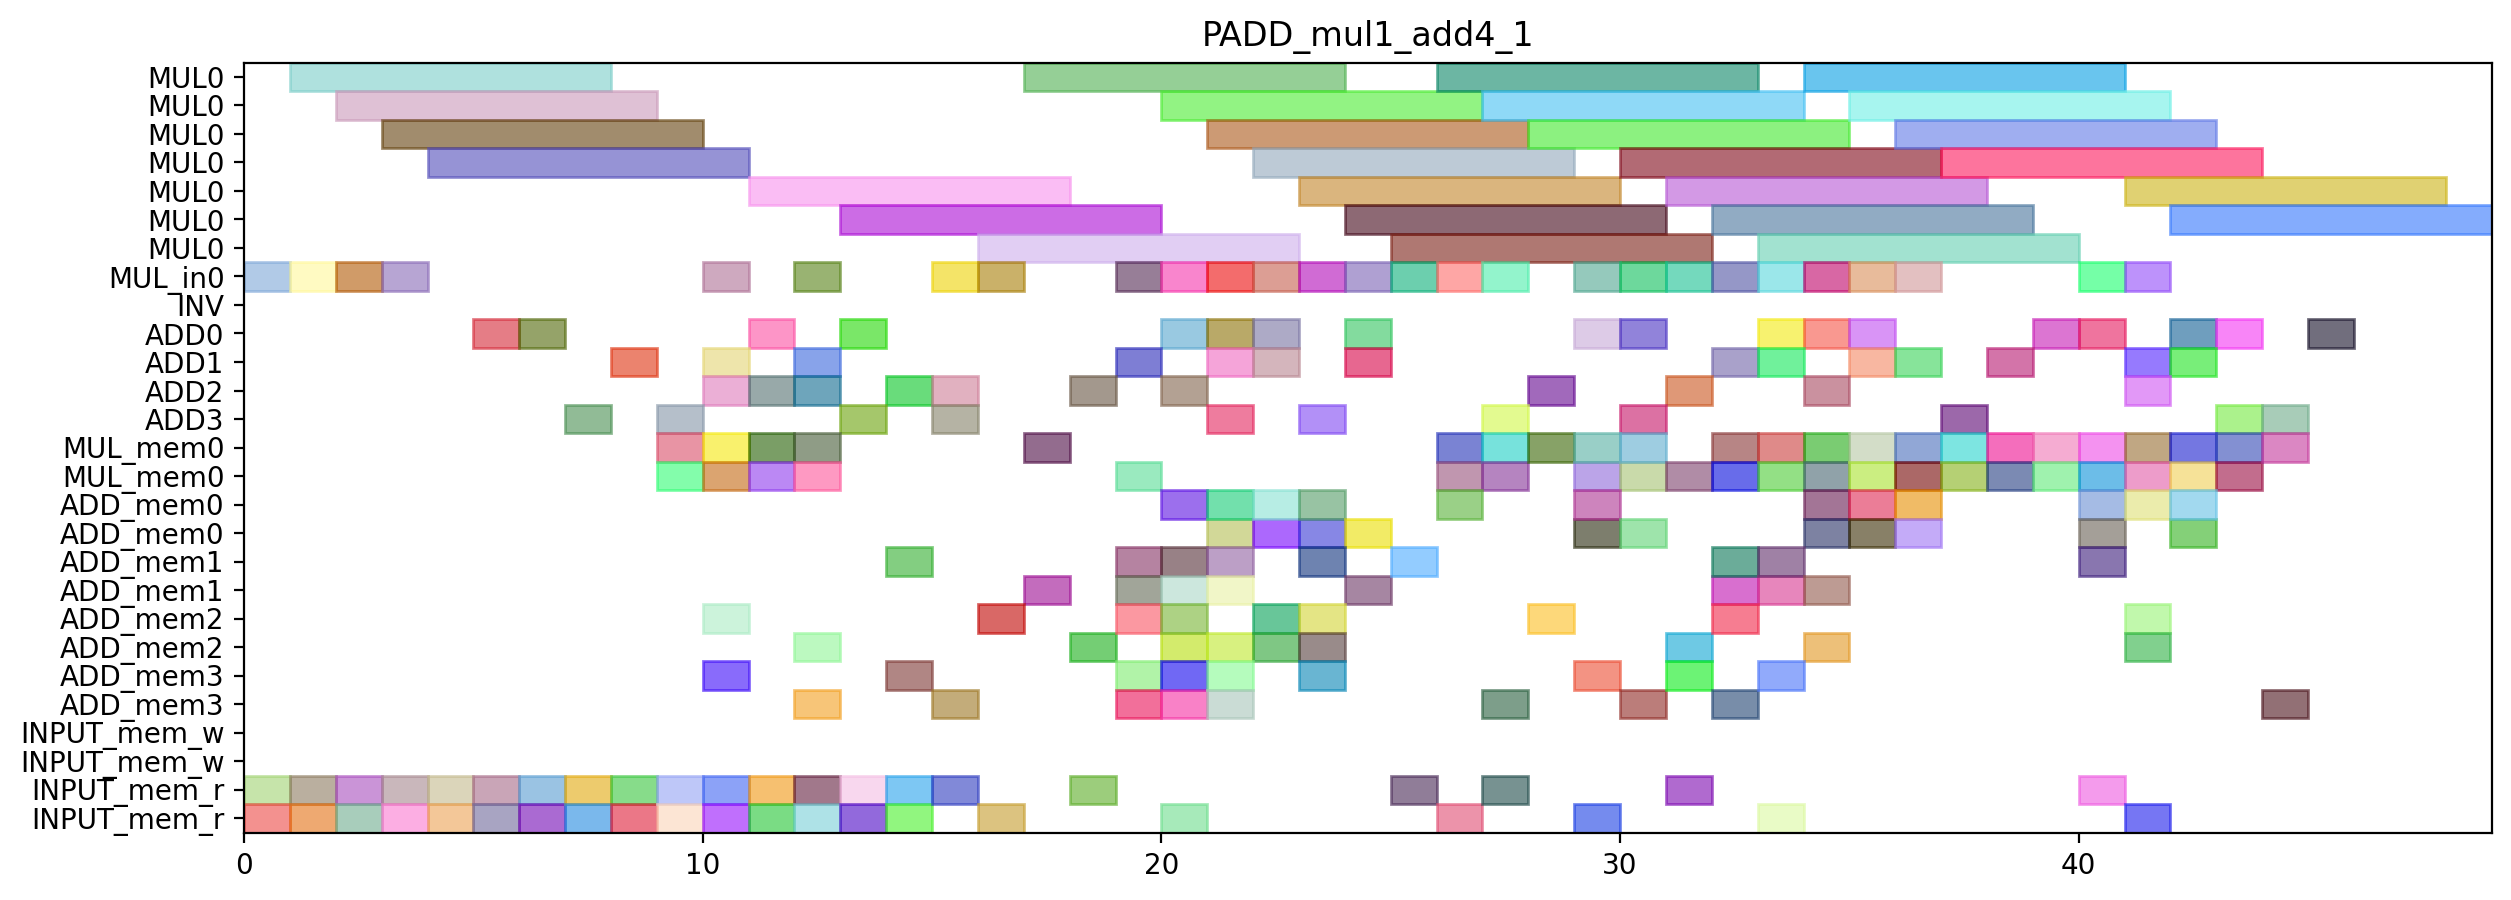

The script that drew this image:
from pyschedule import Scenario, solvers, plotters, alt


def solve():
	horizon = 105
	S = Scenario("PADD_mul1_add4_1", horizon=horizon)

	# resource
	MUL = S.Resources('MUL', num=1, size=7)
	MUL_in = S.Resources('MUL_in', num=1)
	INV = S.Resource('INV')
	ADD = S.Resources('ADD', num=4, periods=range(1, horizon))
	MUL_mem = S.Resources('MUL_mem', num=1, size=2)
	ADD_mem = S.Resources('ADD_mem', num=4, size=2)
	INPUT_mem_w = S.Resource('INPUT_mem_w', size=2)
	INPUT_mem_r = S.Resource('INPUT_mem_r', size=2)

	# result of previous scheduling
	t0_t1_in = S.Task('t0_t1_in', length=1, delay_cost=1)
	S += t0_t1_in >= 0
	t0_t1_in += MUL_in[0]

	t0_t1_mem0 = S.Task('t0_t1_mem0', length=1, delay_cost=1)
	S += t0_t1_mem0 >= 0
	t0_t1_mem0 += INPUT_mem_r

	t0_t1_mem1 = S.Task('t0_t1_mem1', length=1, delay_cost=1)
	S += t0_t1_mem1 >= 0
	t0_t1_mem1 += INPUT_mem_r

	t0_t1 = S.Task('t0_t1', length=7, delay_cost=1)
	S += t0_t1 >= 1
	t0_t1 += MUL[0]

	t2_t0_in = S.Task('t2_t0_in', length=1, delay_cost=1)
	S += t2_t0_in >= 1
	t2_t0_in += MUL_in[0]

	t2_t0_mem0 = S.Task('t2_t0_mem0', length=1, delay_cost=1)
	S += t2_t0_mem0 >= 1
	t2_t0_mem0 += INPUT_mem_r

	t2_t0_mem1 = S.Task('t2_t0_mem1', length=1, delay_cost=1)
	S += t2_t0_mem1 >= 1
	t2_t0_mem1 += INPUT_mem_r

	t0_t0_in = S.Task('t0_t0_in', length=1, delay_cost=1)
	S += t0_t0_in >= 2
	t0_t0_in += MUL_in[0]

	t0_t0_mem0 = S.Task('t0_t0_mem0', length=1, delay_cost=1)
	S += t0_t0_mem0 >= 2
	t0_t0_mem0 += INPUT_mem_r

	t0_t0_mem1 = S.Task('t0_t0_mem1', length=1, delay_cost=1)
	S += t0_t0_mem1 >= 2
	t0_t0_mem1 += INPUT_mem_r

	t2_t0 = S.Task('t2_t0', length=7, delay_cost=1)
	S += t2_t0 >= 2
	t2_t0 += MUL[0]

	t0_t0 = S.Task('t0_t0', length=7, delay_cost=1)
	S += t0_t0 >= 3
	t0_t0 += MUL[0]

	t2_t1_in = S.Task('t2_t1_in', length=1, delay_cost=1)
	S += t2_t1_in >= 3
	t2_t1_in += MUL_in[0]

	t2_t1_mem0 = S.Task('t2_t1_mem0', length=1, delay_cost=1)
	S += t2_t1_mem0 >= 3
	t2_t1_mem0 += INPUT_mem_r

	t2_t1_mem1 = S.Task('t2_t1_mem1', length=1, delay_cost=1)
	S += t2_t1_mem1 >= 3
	t2_t1_mem1 += INPUT_mem_r

	t2_t1 = S.Task('t2_t1', length=7, delay_cost=1)
	S += t2_t1 >= 4
	t2_t1 += MUL[0]

	t9_t2_mem0 = S.Task('t9_t2_mem0', length=1, delay_cost=1)
	S += t9_t2_mem0 >= 4
	t9_t2_mem0 += INPUT_mem_r

	t9_t2_mem1 = S.Task('t9_t2_mem1', length=1, delay_cost=1)
	S += t9_t2_mem1 >= 4
	t9_t2_mem1 += INPUT_mem_r

	t7_t2_mem0 = S.Task('t7_t2_mem0', length=1, delay_cost=1)
	S += t7_t2_mem0 >= 5
	t7_t2_mem0 += INPUT_mem_r

	t7_t2_mem1 = S.Task('t7_t2_mem1', length=1, delay_cost=1)
	S += t7_t2_mem1 >= 5
	t7_t2_mem1 += INPUT_mem_r

	t9_t2 = S.Task('t9_t2', length=1, delay_cost=1)
	S += t9_t2 >= 5
	t9_t2 += ADD[0]

	t0_t3_mem0 = S.Task('t0_t3_mem0', length=1, delay_cost=1)
	S += t0_t3_mem0 >= 6
	t0_t3_mem0 += INPUT_mem_r

	t0_t3_mem1 = S.Task('t0_t3_mem1', length=1, delay_cost=1)
	S += t0_t3_mem1 >= 6
	t0_t3_mem1 += INPUT_mem_r

	t7_t2 = S.Task('t7_t2', length=1, delay_cost=1)
	S += t7_t2 >= 6
	t7_t2 += ADD[0]

	new_zt_t2_mem0 = S.Task('new_zt_t2_mem0', length=1, delay_cost=1)
	S += new_zt_t2_mem0 >= 7
	new_zt_t2_mem0 += INPUT_mem_r

	new_zt_t2_mem1 = S.Task('new_zt_t2_mem1', length=1, delay_cost=1)
	S += new_zt_t2_mem1 >= 7
	new_zt_t2_mem1 += INPUT_mem_r

	t0_t3 = S.Task('t0_t3', length=1, delay_cost=1)
	S += t0_t3 >= 7
	t0_t3 += ADD[3]

	new_zt_t2 = S.Task('new_zt_t2', length=1, delay_cost=1)
	S += new_zt_t2 >= 8
	new_zt_t2 += ADD[1]

	t2_t3_mem0 = S.Task('t2_t3_mem0', length=1, delay_cost=1)
	S += t2_t3_mem0 >= 8
	t2_t3_mem0 += INPUT_mem_r

	t2_t3_mem1 = S.Task('t2_t3_mem1', length=1, delay_cost=1)
	S += t2_t3_mem1 >= 8
	t2_t3_mem1 += INPUT_mem_r

	t0_t2_mem0 = S.Task('t0_t2_mem0', length=1, delay_cost=1)
	S += t0_t2_mem0 >= 9
	t0_t2_mem0 += INPUT_mem_r

	t0_t2_mem1 = S.Task('t0_t2_mem1', length=1, delay_cost=1)
	S += t0_t2_mem1 >= 9
	t0_t2_mem1 += INPUT_mem_r

	t2_t3 = S.Task('t2_t3', length=1, delay_cost=1)
	S += t2_t3 >= 9
	t2_t3 += ADD[3]

	t0_t2 = S.Task('t0_t2', length=1, delay_cost=1)
	S += t0_t2 >= 10
	t0_t2 += ADD[2]

	t14_t2_mem0 = S.Task('t14_t2_mem0', length=1, delay_cost=1)
	S += t14_t2_mem0 >= 10
	t14_t2_mem0 += INPUT_mem_r

	t14_t2_mem1 = S.Task('t14_t2_mem1', length=1, delay_cost=1)
	S += t14_t2_mem1 >= 10
	t14_t2_mem1 += INPUT_mem_r

	t14_t2 = S.Task('t14_t2', length=1, delay_cost=1)
	S += t14_t2 >= 11
	t14_t2 += ADD[0]

	t2_t2_mem0 = S.Task('t2_t2_mem0', length=1, delay_cost=1)
	S += t2_t2_mem0 >= 11
	t2_t2_mem0 += INPUT_mem_r

	t2_t2_mem1 = S.Task('t2_t2_mem1', length=1, delay_cost=1)
	S += t2_t2_mem1 >= 11
	t2_t2_mem1 += INPUT_mem_r

	t16_t2_mem0 = S.Task('t16_t2_mem0', length=1, delay_cost=1)
	S += t16_t2_mem0 >= 12
	t16_t2_mem0 += INPUT_mem_r

	t16_t2_mem1 = S.Task('t16_t2_mem1', length=1, delay_cost=1)
	S += t16_t2_mem1 >= 12
	t16_t2_mem1 += INPUT_mem_r

	t2_t2 = S.Task('t2_t2', length=1, delay_cost=1)
	S += t2_t2 >= 12
	t2_t2 += ADD[2]

	t16_t2 = S.Task('t16_t2', length=1, delay_cost=1)
	S += t16_t2 >= 13
	t16_t2 += ADD[0]

	t17_t2_mem0 = S.Task('t17_t2_mem0', length=1, delay_cost=1)
	S += t17_t2_mem0 >= 13
	t17_t2_mem0 += INPUT_mem_r

	t17_t2_mem1 = S.Task('t17_t2_mem1', length=1, delay_cost=1)
	S += t17_t2_mem1 >= 13
	t17_t2_mem1 += INPUT_mem_r

	t17_t2 = S.Task('t17_t2', length=1, delay_cost=1)
	S += t17_t2 >= 14
	t17_t2 += ADD[2]


	# new tasks
	t0_t4_in = S.Task('t0_t4_in', length=1, delay_cost=1)
	t0_t4_in += alt(MUL_in)
	t0_t4 = S.Task('t0_t4', length=7, delay_cost=1)
	t0_t4 += alt(MUL)
	S += t0_t4>=t0_t4_in

	t0_t4_mem0 = S.Task('t0_t4_mem0', length=1, delay_cost=1)
	t0_t4_mem0 += ADD_mem[2]
	S += 10<t0_t4_mem0
	S += t0_t4_mem0<=t0_t4

	t0_t4_mem1 = S.Task('t0_t4_mem1', length=1, delay_cost=1)
	t0_t4_mem1 += ADD_mem[3]
	S += 7<t0_t4_mem1
	S += t0_t4_mem1<=t0_t4

	t00 = S.Task('t00', length=1, delay_cost=1)
	t00 += alt(ADD)

	t00_mem0 = S.Task('t00_mem0', length=1, delay_cost=1)
	t00_mem0 += MUL_mem[0]
	S += 9<t00_mem0
	S += t00_mem0<=t00

	t00_mem1 = S.Task('t00_mem1', length=1, delay_cost=1)
	t00_mem1 += MUL_mem[0]
	S += 7<t00_mem1
	S += t00_mem1<=t00

	t0_t5 = S.Task('t0_t5', length=1, delay_cost=1)
	t0_t5 += alt(ADD)

	t0_t5_mem0 = S.Task('t0_t5_mem0', length=1, delay_cost=1)
	t0_t5_mem0 += MUL_mem[0]
	S += 9<t0_t5_mem0
	S += t0_t5_mem0<=t0_t5

	t0_t5_mem1 = S.Task('t0_t5_mem1', length=1, delay_cost=1)
	t0_t5_mem1 += MUL_mem[0]
	S += 7<t0_t5_mem1
	S += t0_t5_mem1<=t0_t5

	t2_t4_in = S.Task('t2_t4_in', length=1, delay_cost=1)
	t2_t4_in += alt(MUL_in)
	t2_t4 = S.Task('t2_t4', length=7, delay_cost=1)
	t2_t4 += alt(MUL)
	S += t2_t4>=t2_t4_in

	t2_t4_mem0 = S.Task('t2_t4_mem0', length=1, delay_cost=1)
	t2_t4_mem0 += ADD_mem[2]
	S += 12<t2_t4_mem0
	S += t2_t4_mem0<=t2_t4

	t2_t4_mem1 = S.Task('t2_t4_mem1', length=1, delay_cost=1)
	t2_t4_mem1 += ADD_mem[3]
	S += 9<t2_t4_mem1
	S += t2_t4_mem1<=t2_t4

	t20 = S.Task('t20', length=1, delay_cost=1)
	t20 += alt(ADD)

	t20_mem0 = S.Task('t20_mem0', length=1, delay_cost=1)
	t20_mem0 += MUL_mem[0]
	S += 8<t20_mem0
	S += t20_mem0<=t20

	t20_mem1 = S.Task('t20_mem1', length=1, delay_cost=1)
	t20_mem1 += MUL_mem[0]
	S += 10<t20_mem1
	S += t20_mem1<=t20

	t2_t5 = S.Task('t2_t5', length=1, delay_cost=1)
	t2_t5 += alt(ADD)

	t2_t5_mem0 = S.Task('t2_t5_mem0', length=1, delay_cost=1)
	t2_t5_mem0 += MUL_mem[0]
	S += 8<t2_t5_mem0
	S += t2_t5_mem0<=t2_t5

	t2_t5_mem1 = S.Task('t2_t5_mem1', length=1, delay_cost=1)
	t2_t5_mem1 += MUL_mem[0]
	S += 10<t2_t5_mem1
	S += t2_t5_mem1<=t2_t5

	t01 = S.Task('t01', length=1, delay_cost=1)
	t01 += alt(ADD)

	t01_mem0 = S.Task('t01_mem0', length=1, delay_cost=1)
	t01_mem0 += alt(MUL_mem)
	S += (t0_t4*MUL[0])-1<t01_mem0*MUL_mem[0]
	S += t01_mem0<=t01

	t01_mem1 = S.Task('t01_mem1', length=1, delay_cost=1)
	t01_mem1 += alt(ADD_mem)
	S += (t0_t5*ADD[0])-1<t01_mem1*ADD_mem[0]
	S += (t0_t5*ADD[1])-1<t01_mem1*ADD_mem[1]
	S += (t0_t5*ADD[2])-1<t01_mem1*ADD_mem[2]
	S += (t0_t5*ADD[3])-1<t01_mem1*ADD_mem[3]
	S += t01_mem1<=t01

	t10 = S.Task('t10', length=1, delay_cost=1)
	t10 += alt(ADD)

	t10_mem0 = S.Task('t10_mem0', length=1, delay_cost=1)
	t10_mem0 += INPUT_mem_r
	S += t10_mem0<=t10

	t10_mem1 = S.Task('t10_mem1', length=1, delay_cost=1)
	t10_mem1 += alt(ADD_mem)
	S += (t00*ADD[0])-1<t10_mem1*ADD_mem[0]
	S += (t00*ADD[1])-1<t10_mem1*ADD_mem[1]
	S += (t00*ADD[2])-1<t10_mem1*ADD_mem[2]
	S += (t00*ADD[3])-1<t10_mem1*ADD_mem[3]
	S += t10_mem1<=t10

	t21 = S.Task('t21', length=1, delay_cost=1)
	t21 += alt(ADD)

	t21_mem0 = S.Task('t21_mem0', length=1, delay_cost=1)
	t21_mem0 += alt(MUL_mem)
	S += (t2_t4*MUL[0])-1<t21_mem0*MUL_mem[0]
	S += t21_mem0<=t21

	t21_mem1 = S.Task('t21_mem1', length=1, delay_cost=1)
	t21_mem1 += alt(ADD_mem)
	S += (t2_t5*ADD[0])-1<t21_mem1*ADD_mem[0]
	S += (t2_t5*ADD[1])-1<t21_mem1*ADD_mem[1]
	S += (t2_t5*ADD[2])-1<t21_mem1*ADD_mem[2]
	S += (t2_t5*ADD[3])-1<t21_mem1*ADD_mem[3]
	S += t21_mem1<=t21

	t30 = S.Task('t30', length=1, delay_cost=1)
	t30 += alt(ADD)

	t30_mem0 = S.Task('t30_mem0', length=1, delay_cost=1)
	t30_mem0 += INPUT_mem_r
	S += t30_mem0<=t30

	t30_mem1 = S.Task('t30_mem1', length=1, delay_cost=1)
	t30_mem1 += alt(ADD_mem)
	S += (t20*ADD[0])-1<t30_mem1*ADD_mem[0]
	S += (t20*ADD[1])-1<t30_mem1*ADD_mem[1]
	S += (t20*ADD[2])-1<t30_mem1*ADD_mem[2]
	S += (t20*ADD[3])-1<t30_mem1*ADD_mem[3]
	S += t30_mem1<=t30

	t11 = S.Task('t11', length=1, delay_cost=1)
	t11 += alt(ADD)

	t11_mem0 = S.Task('t11_mem0', length=1, delay_cost=1)
	t11_mem0 += INPUT_mem_r
	S += t11_mem0<=t11

	t11_mem1 = S.Task('t11_mem1', length=1, delay_cost=1)
	t11_mem1 += alt(ADD_mem)
	S += (t01*ADD[0])-1<t11_mem1*ADD_mem[0]
	S += (t01*ADD[1])-1<t11_mem1*ADD_mem[1]
	S += (t01*ADD[2])-1<t11_mem1*ADD_mem[2]
	S += (t01*ADD[3])-1<t11_mem1*ADD_mem[3]
	S += t11_mem1<=t11

	t31 = S.Task('t31', length=1, delay_cost=1)
	t31 += alt(ADD)

	t31_mem0 = S.Task('t31_mem0', length=1, delay_cost=1)
	t31_mem0 += INPUT_mem_r
	S += t31_mem0<=t31

	t31_mem1 = S.Task('t31_mem1', length=1, delay_cost=1)
	t31_mem1 += alt(ADD_mem)
	S += (t21*ADD[0])-1<t31_mem1*ADD_mem[0]
	S += (t21*ADD[1])-1<t31_mem1*ADD_mem[1]
	S += (t21*ADD[2])-1<t31_mem1*ADD_mem[2]
	S += (t21*ADD[3])-1<t31_mem1*ADD_mem[3]
	S += t31_mem1<=t31

	t16_t0_in = S.Task('t16_t0_in', length=1, delay_cost=1)
	t16_t0_in += alt(MUL_in)
	t16_t0 = S.Task('t16_t0', length=7, delay_cost=1)
	t16_t0 += alt(MUL)
	S += t16_t0>=t16_t0_in

	t16_t0_mem0 = S.Task('t16_t0_mem0', length=1, delay_cost=1)
	t16_t0_mem0 += INPUT_mem_r
	S += t16_t0_mem0<=t16_t0

	t16_t0_mem1 = S.Task('t16_t0_mem1', length=1, delay_cost=1)
	t16_t0_mem1 += alt(ADD_mem)
	S += (t30*ADD[0])-1<t16_t0_mem1*ADD_mem[0]
	S += (t30*ADD[1])-1<t16_t0_mem1*ADD_mem[1]
	S += (t30*ADD[2])-1<t16_t0_mem1*ADD_mem[2]
	S += (t30*ADD[3])-1<t16_t0_mem1*ADD_mem[3]
	S += t16_t0_mem1<=t16_t0

	t17_t0_in = S.Task('t17_t0_in', length=1, delay_cost=1)
	t17_t0_in += alt(MUL_in)
	t17_t0 = S.Task('t17_t0', length=7, delay_cost=1)
	t17_t0 += alt(MUL)
	S += t17_t0>=t17_t0_in

	t17_t0_mem0 = S.Task('t17_t0_mem0', length=1, delay_cost=1)
	t17_t0_mem0 += INPUT_mem_r
	S += t17_t0_mem0<=t17_t0

	t17_t0_mem1 = S.Task('t17_t0_mem1', length=1, delay_cost=1)
	t17_t0_mem1 += alt(ADD_mem)
	S += (t10*ADD[0])-1<t17_t0_mem1*ADD_mem[0]
	S += (t10*ADD[1])-1<t17_t0_mem1*ADD_mem[1]
	S += (t10*ADD[2])-1<t17_t0_mem1*ADD_mem[2]
	S += (t10*ADD[3])-1<t17_t0_mem1*ADD_mem[3]
	S += t17_t0_mem1<=t17_t0

	t4_t0 = S.Task('t4_t0', length=1, delay_cost=1)
	t4_t0 += alt(ADD)

	t4_t0_mem0 = S.Task('t4_t0_mem0', length=1, delay_cost=1)
	t4_t0_mem0 += alt(ADD_mem)
	S += (t10*ADD[0])-1<t4_t0_mem0*ADD_mem[0]
	S += (t10*ADD[1])-1<t4_t0_mem0*ADD_mem[1]
	S += (t10*ADD[2])-1<t4_t0_mem0*ADD_mem[2]
	S += (t10*ADD[3])-1<t4_t0_mem0*ADD_mem[3]
	S += t4_t0_mem0<=t4_t0

	t4_t0_mem1 = S.Task('t4_t0_mem1', length=1, delay_cost=1)
	t4_t0_mem1 += alt(ADD_mem)
	S += (t11*ADD[0])-1<t4_t0_mem1*ADD_mem[0]
	S += (t11*ADD[1])-1<t4_t0_mem1*ADD_mem[1]
	S += (t11*ADD[2])-1<t4_t0_mem1*ADD_mem[2]
	S += (t11*ADD[3])-1<t4_t0_mem1*ADD_mem[3]
	S += t4_t0_mem1<=t4_t0

	t4_t1 = S.Task('t4_t1', length=1, delay_cost=1)
	t4_t1 += alt(ADD)

	t4_t1_mem0 = S.Task('t4_t1_mem0', length=1, delay_cost=1)
	t4_t1_mem0 += alt(ADD_mem)
	S += (t10*ADD[0])-1<t4_t1_mem0*ADD_mem[0]
	S += (t10*ADD[1])-1<t4_t1_mem0*ADD_mem[1]
	S += (t10*ADD[2])-1<t4_t1_mem0*ADD_mem[2]
	S += (t10*ADD[3])-1<t4_t1_mem0*ADD_mem[3]
	S += t4_t1_mem0<=t4_t1

	t4_t1_mem1 = S.Task('t4_t1_mem1', length=1, delay_cost=1)
	t4_t1_mem1 += alt(ADD_mem)
	S += (t11*ADD[0])-1<t4_t1_mem1*ADD_mem[0]
	S += (t11*ADD[1])-1<t4_t1_mem1*ADD_mem[1]
	S += (t11*ADD[2])-1<t4_t1_mem1*ADD_mem[2]
	S += (t11*ADD[3])-1<t4_t1_mem1*ADD_mem[3]
	S += t4_t1_mem1<=t4_t1

	t4_t3_in = S.Task('t4_t3_in', length=1, delay_cost=1)
	t4_t3_in += alt(MUL_in)
	t4_t3 = S.Task('t4_t3', length=7, delay_cost=1)
	t4_t3 += alt(MUL)
	S += t4_t3>=t4_t3_in

	t4_t3_mem0 = S.Task('t4_t3_mem0', length=1, delay_cost=1)
	t4_t3_mem0 += alt(ADD_mem)
	S += (t10*ADD[0])-1<t4_t3_mem0*ADD_mem[0]
	S += (t10*ADD[1])-1<t4_t3_mem0*ADD_mem[1]
	S += (t10*ADD[2])-1<t4_t3_mem0*ADD_mem[2]
	S += (t10*ADD[3])-1<t4_t3_mem0*ADD_mem[3]
	S += t4_t3_mem0<=t4_t3

	t4_t3_mem1 = S.Task('t4_t3_mem1', length=1, delay_cost=1)
	t4_t3_mem1 += alt(ADD_mem)
	S += (t11*ADD[0])-1<t4_t3_mem1*ADD_mem[0]
	S += (t11*ADD[1])-1<t4_t3_mem1*ADD_mem[1]
	S += (t11*ADD[2])-1<t4_t3_mem1*ADD_mem[2]
	S += (t11*ADD[3])-1<t4_t3_mem1*ADD_mem[3]
	S += t4_t3_mem1<=t4_t3

	t5_t0 = S.Task('t5_t0', length=1, delay_cost=1)
	t5_t0 += alt(ADD)

	t5_t0_mem0 = S.Task('t5_t0_mem0', length=1, delay_cost=1)
	t5_t0_mem0 += alt(ADD_mem)
	S += (t30*ADD[0])-1<t5_t0_mem0*ADD_mem[0]
	S += (t30*ADD[1])-1<t5_t0_mem0*ADD_mem[1]
	S += (t30*ADD[2])-1<t5_t0_mem0*ADD_mem[2]
	S += (t30*ADD[3])-1<t5_t0_mem0*ADD_mem[3]
	S += t5_t0_mem0<=t5_t0

	t5_t0_mem1 = S.Task('t5_t0_mem1', length=1, delay_cost=1)
	t5_t0_mem1 += alt(ADD_mem)
	S += (t31*ADD[0])-1<t5_t0_mem1*ADD_mem[0]
	S += (t31*ADD[1])-1<t5_t0_mem1*ADD_mem[1]
	S += (t31*ADD[2])-1<t5_t0_mem1*ADD_mem[2]
	S += (t31*ADD[3])-1<t5_t0_mem1*ADD_mem[3]
	S += t5_t0_mem1<=t5_t0

	t5_t1 = S.Task('t5_t1', length=1, delay_cost=1)
	t5_t1 += alt(ADD)

	t5_t1_mem0 = S.Task('t5_t1_mem0', length=1, delay_cost=1)
	t5_t1_mem0 += alt(ADD_mem)
	S += (t30*ADD[0])-1<t5_t1_mem0*ADD_mem[0]
	S += (t30*ADD[1])-1<t5_t1_mem0*ADD_mem[1]
	S += (t30*ADD[2])-1<t5_t1_mem0*ADD_mem[2]
	S += (t30*ADD[3])-1<t5_t1_mem0*ADD_mem[3]
	S += t5_t1_mem0<=t5_t1

	t5_t1_mem1 = S.Task('t5_t1_mem1', length=1, delay_cost=1)
	t5_t1_mem1 += alt(ADD_mem)
	S += (t31*ADD[0])-1<t5_t1_mem1*ADD_mem[0]
	S += (t31*ADD[1])-1<t5_t1_mem1*ADD_mem[1]
	S += (t31*ADD[2])-1<t5_t1_mem1*ADD_mem[2]
	S += (t31*ADD[3])-1<t5_t1_mem1*ADD_mem[3]
	S += t5_t1_mem1<=t5_t1

	t5_t3_in = S.Task('t5_t3_in', length=1, delay_cost=1)
	t5_t3_in += alt(MUL_in)
	t5_t3 = S.Task('t5_t3', length=7, delay_cost=1)
	t5_t3 += alt(MUL)
	S += t5_t3>=t5_t3_in

	t5_t3_mem0 = S.Task('t5_t3_mem0', length=1, delay_cost=1)
	t5_t3_mem0 += alt(ADD_mem)
	S += (t30*ADD[0])-1<t5_t3_mem0*ADD_mem[0]
	S += (t30*ADD[1])-1<t5_t3_mem0*ADD_mem[1]
	S += (t30*ADD[2])-1<t5_t3_mem0*ADD_mem[2]
	S += (t30*ADD[3])-1<t5_t3_mem0*ADD_mem[3]
	S += t5_t3_mem0<=t5_t3

	t5_t3_mem1 = S.Task('t5_t3_mem1', length=1, delay_cost=1)
	t5_t3_mem1 += alt(ADD_mem)
	S += (t31*ADD[0])-1<t5_t3_mem1*ADD_mem[0]
	S += (t31*ADD[1])-1<t5_t3_mem1*ADD_mem[1]
	S += (t31*ADD[2])-1<t5_t3_mem1*ADD_mem[2]
	S += (t31*ADD[3])-1<t5_t3_mem1*ADD_mem[3]
	S += t5_t3_mem1<=t5_t3

	t6_t2 = S.Task('t6_t2', length=1, delay_cost=1)
	t6_t2 += alt(ADD)

	t6_t2_mem0 = S.Task('t6_t2_mem0', length=1, delay_cost=1)
	t6_t2_mem0 += alt(ADD_mem)
	S += (t30*ADD[0])-1<t6_t2_mem0*ADD_mem[0]
	S += (t30*ADD[1])-1<t6_t2_mem0*ADD_mem[1]
	S += (t30*ADD[2])-1<t6_t2_mem0*ADD_mem[2]
	S += (t30*ADD[3])-1<t6_t2_mem0*ADD_mem[3]
	S += t6_t2_mem0<=t6_t2

	t6_t2_mem1 = S.Task('t6_t2_mem1', length=1, delay_cost=1)
	t6_t2_mem1 += alt(ADD_mem)
	S += (t31*ADD[0])-1<t6_t2_mem1*ADD_mem[0]
	S += (t31*ADD[1])-1<t6_t2_mem1*ADD_mem[1]
	S += (t31*ADD[2])-1<t6_t2_mem1*ADD_mem[2]
	S += (t31*ADD[3])-1<t6_t2_mem1*ADD_mem[3]
	S += t6_t2_mem1<=t6_t2

	new_xt_t2 = S.Task('new_xt_t2', length=1, delay_cost=1)
	new_xt_t2 += alt(ADD)

	new_xt_t2_mem0 = S.Task('new_xt_t2_mem0', length=1, delay_cost=1)
	new_xt_t2_mem0 += alt(ADD_mem)
	S += (t30*ADD[0])-1<new_xt_t2_mem0*ADD_mem[0]
	S += (t30*ADD[1])-1<new_xt_t2_mem0*ADD_mem[1]
	S += (t30*ADD[2])-1<new_xt_t2_mem0*ADD_mem[2]
	S += (t30*ADD[3])-1<new_xt_t2_mem0*ADD_mem[3]
	S += new_xt_t2_mem0<=new_xt_t2

	new_xt_t2_mem1 = S.Task('new_xt_t2_mem1', length=1, delay_cost=1)
	new_xt_t2_mem1 += alt(ADD_mem)
	S += (t31*ADD[0])-1<new_xt_t2_mem1*ADD_mem[0]
	S += (t31*ADD[1])-1<new_xt_t2_mem1*ADD_mem[1]
	S += (t31*ADD[2])-1<new_xt_t2_mem1*ADD_mem[2]
	S += (t31*ADD[3])-1<new_xt_t2_mem1*ADD_mem[3]
	S += new_xt_t2_mem1<=new_xt_t2

	t13_t2 = S.Task('t13_t2', length=1, delay_cost=1)
	t13_t2 += alt(ADD)

	t13_t2_mem0 = S.Task('t13_t2_mem0', length=1, delay_cost=1)
	t13_t2_mem0 += alt(ADD_mem)
	S += (t10*ADD[0])-1<t13_t2_mem0*ADD_mem[0]
	S += (t10*ADD[1])-1<t13_t2_mem0*ADD_mem[1]
	S += (t10*ADD[2])-1<t13_t2_mem0*ADD_mem[2]
	S += (t10*ADD[3])-1<t13_t2_mem0*ADD_mem[3]
	S += t13_t2_mem0<=t13_t2

	t13_t2_mem1 = S.Task('t13_t2_mem1', length=1, delay_cost=1)
	t13_t2_mem1 += alt(ADD_mem)
	S += (t11*ADD[0])-1<t13_t2_mem1*ADD_mem[0]
	S += (t11*ADD[1])-1<t13_t2_mem1*ADD_mem[1]
	S += (t11*ADD[2])-1<t13_t2_mem1*ADD_mem[2]
	S += (t11*ADD[3])-1<t13_t2_mem1*ADD_mem[3]
	S += t13_t2_mem1<=t13_t2

	t16_t1_in = S.Task('t16_t1_in', length=1, delay_cost=1)
	t16_t1_in += alt(MUL_in)
	t16_t1 = S.Task('t16_t1', length=7, delay_cost=1)
	t16_t1 += alt(MUL)
	S += t16_t1>=t16_t1_in

	t16_t1_mem0 = S.Task('t16_t1_mem0', length=1, delay_cost=1)
	t16_t1_mem0 += INPUT_mem_r
	S += t16_t1_mem0<=t16_t1

	t16_t1_mem1 = S.Task('t16_t1_mem1', length=1, delay_cost=1)
	t16_t1_mem1 += alt(ADD_mem)
	S += (t31*ADD[0])-1<t16_t1_mem1*ADD_mem[0]
	S += (t31*ADD[1])-1<t16_t1_mem1*ADD_mem[1]
	S += (t31*ADD[2])-1<t16_t1_mem1*ADD_mem[2]
	S += (t31*ADD[3])-1<t16_t1_mem1*ADD_mem[3]
	S += t16_t1_mem1<=t16_t1

	t16_t3 = S.Task('t16_t3', length=1, delay_cost=1)
	t16_t3 += alt(ADD)

	t16_t3_mem0 = S.Task('t16_t3_mem0', length=1, delay_cost=1)
	t16_t3_mem0 += alt(ADD_mem)
	S += (t30*ADD[0])-1<t16_t3_mem0*ADD_mem[0]
	S += (t30*ADD[1])-1<t16_t3_mem0*ADD_mem[1]
	S += (t30*ADD[2])-1<t16_t3_mem0*ADD_mem[2]
	S += (t30*ADD[3])-1<t16_t3_mem0*ADD_mem[3]
	S += t16_t3_mem0<=t16_t3

	t16_t3_mem1 = S.Task('t16_t3_mem1', length=1, delay_cost=1)
	t16_t3_mem1 += alt(ADD_mem)
	S += (t31*ADD[0])-1<t16_t3_mem1*ADD_mem[0]
	S += (t31*ADD[1])-1<t16_t3_mem1*ADD_mem[1]
	S += (t31*ADD[2])-1<t16_t3_mem1*ADD_mem[2]
	S += (t31*ADD[3])-1<t16_t3_mem1*ADD_mem[3]
	S += t16_t3_mem1<=t16_t3

	t17_t1_in = S.Task('t17_t1_in', length=1, delay_cost=1)
	t17_t1_in += alt(MUL_in)
	t17_t1 = S.Task('t17_t1', length=7, delay_cost=1)
	t17_t1 += alt(MUL)
	S += t17_t1>=t17_t1_in

	t17_t1_mem0 = S.Task('t17_t1_mem0', length=1, delay_cost=1)
	t17_t1_mem0 += INPUT_mem_r
	S += t17_t1_mem0<=t17_t1

	t17_t1_mem1 = S.Task('t17_t1_mem1', length=1, delay_cost=1)
	t17_t1_mem1 += alt(ADD_mem)
	S += (t11*ADD[0])-1<t17_t1_mem1*ADD_mem[0]
	S += (t11*ADD[1])-1<t17_t1_mem1*ADD_mem[1]
	S += (t11*ADD[2])-1<t17_t1_mem1*ADD_mem[2]
	S += (t11*ADD[3])-1<t17_t1_mem1*ADD_mem[3]
	S += t17_t1_mem1<=t17_t1

	t17_t3 = S.Task('t17_t3', length=1, delay_cost=1)
	t17_t3 += alt(ADD)

	t17_t3_mem0 = S.Task('t17_t3_mem0', length=1, delay_cost=1)
	t17_t3_mem0 += alt(ADD_mem)
	S += (t10*ADD[0])-1<t17_t3_mem0*ADD_mem[0]
	S += (t10*ADD[1])-1<t17_t3_mem0*ADD_mem[1]
	S += (t10*ADD[2])-1<t17_t3_mem0*ADD_mem[2]
	S += (t10*ADD[3])-1<t17_t3_mem0*ADD_mem[3]
	S += t17_t3_mem0<=t17_t3

	t17_t3_mem1 = S.Task('t17_t3_mem1', length=1, delay_cost=1)
	t17_t3_mem1 += alt(ADD_mem)
	S += (t11*ADD[0])-1<t17_t3_mem1*ADD_mem[0]
	S += (t11*ADD[1])-1<t17_t3_mem1*ADD_mem[1]
	S += (t11*ADD[2])-1<t17_t3_mem1*ADD_mem[2]
	S += (t11*ADD[3])-1<t17_t3_mem1*ADD_mem[3]
	S += t17_t3_mem1<=t17_t3

	t4_t2_in = S.Task('t4_t2_in', length=1, delay_cost=1)
	t4_t2_in += alt(MUL_in)
	t4_t2 = S.Task('t4_t2', length=7, delay_cost=1)
	t4_t2 += alt(MUL)
	S += t4_t2>=t4_t2_in

	t4_t2_mem0 = S.Task('t4_t2_mem0', length=1, delay_cost=1)
	t4_t2_mem0 += alt(ADD_mem)
	S += (t4_t0*ADD[0])-1<t4_t2_mem0*ADD_mem[0]
	S += (t4_t0*ADD[1])-1<t4_t2_mem0*ADD_mem[1]
	S += (t4_t0*ADD[2])-1<t4_t2_mem0*ADD_mem[2]
	S += (t4_t0*ADD[3])-1<t4_t2_mem0*ADD_mem[3]
	S += t4_t2_mem0<=t4_t2

	t4_t2_mem1 = S.Task('t4_t2_mem1', length=1, delay_cost=1)
	t4_t2_mem1 += alt(ADD_mem)
	S += (t4_t1*ADD[0])-1<t4_t2_mem1*ADD_mem[0]
	S += (t4_t1*ADD[1])-1<t4_t2_mem1*ADD_mem[1]
	S += (t4_t1*ADD[2])-1<t4_t2_mem1*ADD_mem[2]
	S += (t4_t1*ADD[3])-1<t4_t2_mem1*ADD_mem[3]
	S += t4_t2_mem1<=t4_t2

	t4_t5 = S.Task('t4_t5', length=1, delay_cost=1)
	t4_t5 += alt(ADD)

	t4_t5_mem0 = S.Task('t4_t5_mem0', length=1, delay_cost=1)
	t4_t5_mem0 += alt(MUL_mem)
	S += (t4_t3*MUL[0])-1<t4_t5_mem0*MUL_mem[0]
	S += t4_t5_mem0<=t4_t5

	t4_t5_mem1 = S.Task('t4_t5_mem1', length=1, delay_cost=1)
	t4_t5_mem1 += alt(MUL_mem)
	S += (t4_t3*MUL[0])-1<t4_t5_mem1*MUL_mem[0]
	S += t4_t5_mem1<=t4_t5

	t41 = S.Task('t41', length=1, delay_cost=1)
	t41 += alt(ADD)

	t41_mem0 = S.Task('t41_mem0', length=1, delay_cost=1)
	t41_mem0 += alt(MUL_mem)
	S += (t4_t3*MUL[0])-1<t41_mem0*MUL_mem[0]
	S += t41_mem0<=t41

	t41_mem1 = S.Task('t41_mem1', length=1, delay_cost=1)
	t41_mem1 += alt(MUL_mem)
	S += (t4_t3*MUL[0])-1<t41_mem1*MUL_mem[0]
	S += t41_mem1<=t41

	t5_t2_in = S.Task('t5_t2_in', length=1, delay_cost=1)
	t5_t2_in += alt(MUL_in)
	t5_t2 = S.Task('t5_t2', length=7, delay_cost=1)
	t5_t2 += alt(MUL)
	S += t5_t2>=t5_t2_in

	t5_t2_mem0 = S.Task('t5_t2_mem0', length=1, delay_cost=1)
	t5_t2_mem0 += alt(ADD_mem)
	S += (t5_t0*ADD[0])-1<t5_t2_mem0*ADD_mem[0]
	S += (t5_t0*ADD[1])-1<t5_t2_mem0*ADD_mem[1]
	S += (t5_t0*ADD[2])-1<t5_t2_mem0*ADD_mem[2]
	S += (t5_t0*ADD[3])-1<t5_t2_mem0*ADD_mem[3]
	S += t5_t2_mem0<=t5_t2

	t5_t2_mem1 = S.Task('t5_t2_mem1', length=1, delay_cost=1)
	t5_t2_mem1 += alt(ADD_mem)
	S += (t5_t1*ADD[0])-1<t5_t2_mem1*ADD_mem[0]
	S += (t5_t1*ADD[1])-1<t5_t2_mem1*ADD_mem[1]
	S += (t5_t1*ADD[2])-1<t5_t2_mem1*ADD_mem[2]
	S += (t5_t1*ADD[3])-1<t5_t2_mem1*ADD_mem[3]
	S += t5_t2_mem1<=t5_t2

	t5_t5 = S.Task('t5_t5', length=1, delay_cost=1)
	t5_t5 += alt(ADD)

	t5_t5_mem0 = S.Task('t5_t5_mem0', length=1, delay_cost=1)
	t5_t5_mem0 += alt(MUL_mem)
	S += (t5_t3*MUL[0])-1<t5_t5_mem0*MUL_mem[0]
	S += t5_t5_mem0<=t5_t5

	t5_t5_mem1 = S.Task('t5_t5_mem1', length=1, delay_cost=1)
	t5_t5_mem1 += alt(MUL_mem)
	S += (t5_t3*MUL[0])-1<t5_t5_mem1*MUL_mem[0]
	S += t5_t5_mem1<=t5_t5

	t51 = S.Task('t51', length=1, delay_cost=1)
	t51 += alt(ADD)

	t51_mem0 = S.Task('t51_mem0', length=1, delay_cost=1)
	t51_mem0 += alt(MUL_mem)
	S += (t5_t3*MUL[0])-1<t51_mem0*MUL_mem[0]
	S += t51_mem0<=t51

	t51_mem1 = S.Task('t51_mem1', length=1, delay_cost=1)
	t51_mem1 += alt(MUL_mem)
	S += (t5_t3*MUL[0])-1<t51_mem1*MUL_mem[0]
	S += t51_mem1<=t51

	t16_t4_in = S.Task('t16_t4_in', length=1, delay_cost=1)
	t16_t4_in += alt(MUL_in)
	t16_t4 = S.Task('t16_t4', length=7, delay_cost=1)
	t16_t4 += alt(MUL)
	S += t16_t4>=t16_t4_in

	t16_t4_mem0 = S.Task('t16_t4_mem0', length=1, delay_cost=1)
	t16_t4_mem0 += ADD_mem[0]
	S += 13<t16_t4_mem0
	S += t16_t4_mem0<=t16_t4

	t16_t4_mem1 = S.Task('t16_t4_mem1', length=1, delay_cost=1)
	t16_t4_mem1 += alt(ADD_mem)
	S += (t16_t3*ADD[0])-1<t16_t4_mem1*ADD_mem[0]
	S += (t16_t3*ADD[1])-1<t16_t4_mem1*ADD_mem[1]
	S += (t16_t3*ADD[2])-1<t16_t4_mem1*ADD_mem[2]
	S += (t16_t3*ADD[3])-1<t16_t4_mem1*ADD_mem[3]
	S += t16_t4_mem1<=t16_t4

	t160 = S.Task('t160', length=1, delay_cost=1)
	t160 += alt(ADD)

	t160_mem0 = S.Task('t160_mem0', length=1, delay_cost=1)
	t160_mem0 += alt(MUL_mem)
	S += (t16_t0*MUL[0])-1<t160_mem0*MUL_mem[0]
	S += t160_mem0<=t160

	t160_mem1 = S.Task('t160_mem1', length=1, delay_cost=1)
	t160_mem1 += alt(MUL_mem)
	S += (t16_t1*MUL[0])-1<t160_mem1*MUL_mem[0]
	S += t160_mem1<=t160

	t16_t5 = S.Task('t16_t5', length=1, delay_cost=1)
	t16_t5 += alt(ADD)

	t16_t5_mem0 = S.Task('t16_t5_mem0', length=1, delay_cost=1)
	t16_t5_mem0 += alt(MUL_mem)
	S += (t16_t0*MUL[0])-1<t16_t5_mem0*MUL_mem[0]
	S += t16_t5_mem0<=t16_t5

	t16_t5_mem1 = S.Task('t16_t5_mem1', length=1, delay_cost=1)
	t16_t5_mem1 += alt(MUL_mem)
	S += (t16_t1*MUL[0])-1<t16_t5_mem1*MUL_mem[0]
	S += t16_t5_mem1<=t16_t5

	t17_t4_in = S.Task('t17_t4_in', length=1, delay_cost=1)
	t17_t4_in += alt(MUL_in)
	t17_t4 = S.Task('t17_t4', length=7, delay_cost=1)
	t17_t4 += alt(MUL)
	S += t17_t4>=t17_t4_in

	t17_t4_mem0 = S.Task('t17_t4_mem0', length=1, delay_cost=1)
	t17_t4_mem0 += ADD_mem[2]
	S += 14<t17_t4_mem0
	S += t17_t4_mem0<=t17_t4

	t17_t4_mem1 = S.Task('t17_t4_mem1', length=1, delay_cost=1)
	t17_t4_mem1 += alt(ADD_mem)
	S += (t17_t3*ADD[0])-1<t17_t4_mem1*ADD_mem[0]
	S += (t17_t3*ADD[1])-1<t17_t4_mem1*ADD_mem[1]
	S += (t17_t3*ADD[2])-1<t17_t4_mem1*ADD_mem[2]
	S += (t17_t3*ADD[3])-1<t17_t4_mem1*ADD_mem[3]
	S += t17_t4_mem1<=t17_t4

	t170 = S.Task('t170', length=1, delay_cost=1)
	t170 += alt(ADD)

	t170_mem0 = S.Task('t170_mem0', length=1, delay_cost=1)
	t170_mem0 += alt(MUL_mem)
	S += (t17_t0*MUL[0])-1<t170_mem0*MUL_mem[0]
	S += t170_mem0<=t170

	t170_mem1 = S.Task('t170_mem1', length=1, delay_cost=1)
	t170_mem1 += alt(MUL_mem)
	S += (t17_t1*MUL[0])-1<t170_mem1*MUL_mem[0]
	S += t170_mem1<=t170

	t17_t5 = S.Task('t17_t5', length=1, delay_cost=1)
	t17_t5 += alt(ADD)

	t17_t5_mem0 = S.Task('t17_t5_mem0', length=1, delay_cost=1)
	t17_t5_mem0 += alt(MUL_mem)
	S += (t17_t0*MUL[0])-1<t17_t5_mem0*MUL_mem[0]
	S += t17_t5_mem0<=t17_t5

	t17_t5_mem1 = S.Task('t17_t5_mem1', length=1, delay_cost=1)
	t17_t5_mem1 += alt(MUL_mem)
	S += (t17_t1*MUL[0])-1<t17_t5_mem1*MUL_mem[0]
	S += t17_t5_mem1<=t17_t5

	t40 = S.Task('t40', length=1, delay_cost=1)
	t40 += alt(ADD)

	t40_mem0 = S.Task('t40_mem0', length=1, delay_cost=1)
	t40_mem0 += alt(MUL_mem)
	S += (t4_t2*MUL[0])-1<t40_mem0*MUL_mem[0]
	S += t40_mem0<=t40

	t40_mem1 = S.Task('t40_mem1', length=1, delay_cost=1)
	t40_mem1 += alt(ADD_mem)
	S += (t4_t5*ADD[0])-1<t40_mem1*ADD_mem[0]
	S += (t4_t5*ADD[1])-1<t40_mem1*ADD_mem[1]
	S += (t4_t5*ADD[2])-1<t40_mem1*ADD_mem[2]
	S += (t4_t5*ADD[3])-1<t40_mem1*ADD_mem[3]
	S += t40_mem1<=t40

	t50 = S.Task('t50', length=1, delay_cost=1)
	t50 += alt(ADD)

	t50_mem0 = S.Task('t50_mem0', length=1, delay_cost=1)
	t50_mem0 += alt(MUL_mem)
	S += (t5_t2*MUL[0])-1<t50_mem0*MUL_mem[0]
	S += t50_mem0<=t50

	t50_mem1 = S.Task('t50_mem1', length=1, delay_cost=1)
	t50_mem1 += alt(ADD_mem)
	S += (t5_t5*ADD[0])-1<t50_mem1*ADD_mem[0]
	S += (t5_t5*ADD[1])-1<t50_mem1*ADD_mem[1]
	S += (t5_t5*ADD[2])-1<t50_mem1*ADD_mem[2]
	S += (t5_t5*ADD[3])-1<t50_mem1*ADD_mem[3]
	S += t50_mem1<=t50

	t6_t1_in = S.Task('t6_t1_in', length=1, delay_cost=1)
	t6_t1_in += alt(MUL_in)
	t6_t1 = S.Task('t6_t1', length=7, delay_cost=1)
	t6_t1 += alt(MUL)
	S += t6_t1>=t6_t1_in

	t6_t1_mem0 = S.Task('t6_t1_mem0', length=1, delay_cost=1)
	t6_t1_mem0 += alt(ADD_mem)
	S += (t31*ADD[0])-1<t6_t1_mem0*ADD_mem[0]
	S += (t31*ADD[1])-1<t6_t1_mem0*ADD_mem[1]
	S += (t31*ADD[2])-1<t6_t1_mem0*ADD_mem[2]
	S += (t31*ADD[3])-1<t6_t1_mem0*ADD_mem[3]
	S += t6_t1_mem0<=t6_t1

	t6_t1_mem1 = S.Task('t6_t1_mem1', length=1, delay_cost=1)
	t6_t1_mem1 += alt(ADD_mem)
	S += (t51*ADD[0])-1<t6_t1_mem1*ADD_mem[0]
	S += (t51*ADD[1])-1<t6_t1_mem1*ADD_mem[1]
	S += (t51*ADD[2])-1<t6_t1_mem1*ADD_mem[2]
	S += (t51*ADD[3])-1<t6_t1_mem1*ADD_mem[3]
	S += t6_t1_mem1<=t6_t1

	t7_t1_in = S.Task('t7_t1_in', length=1, delay_cost=1)
	t7_t1_in += alt(MUL_in)
	t7_t1 = S.Task('t7_t1', length=7, delay_cost=1)
	t7_t1 += alt(MUL)
	S += t7_t1>=t7_t1_in

	t7_t1_mem0 = S.Task('t7_t1_mem0', length=1, delay_cost=1)
	t7_t1_mem0 += INPUT_mem_r
	S += t7_t1_mem0<=t7_t1

	t7_t1_mem1 = S.Task('t7_t1_mem1', length=1, delay_cost=1)
	t7_t1_mem1 += alt(ADD_mem)
	S += (t41*ADD[0])-1<t7_t1_mem1*ADD_mem[0]
	S += (t41*ADD[1])-1<t7_t1_mem1*ADD_mem[1]
	S += (t41*ADD[2])-1<t7_t1_mem1*ADD_mem[2]
	S += (t41*ADD[3])-1<t7_t1_mem1*ADD_mem[3]
	S += t7_t1_mem1<=t7_t1

	t9_t1_in = S.Task('t9_t1_in', length=1, delay_cost=1)
	t9_t1_in += alt(MUL_in)
	t9_t1 = S.Task('t9_t1', length=7, delay_cost=1)
	t9_t1 += alt(MUL)
	S += t9_t1>=t9_t1_in

	t9_t1_mem0 = S.Task('t9_t1_mem0', length=1, delay_cost=1)
	t9_t1_mem0 += INPUT_mem_r
	S += t9_t1_mem0<=t9_t1

	t9_t1_mem1 = S.Task('t9_t1_mem1', length=1, delay_cost=1)
	t9_t1_mem1 += alt(ADD_mem)
	S += (t51*ADD[0])-1<t9_t1_mem1*ADD_mem[0]
	S += (t51*ADD[1])-1<t9_t1_mem1*ADD_mem[1]
	S += (t51*ADD[2])-1<t9_t1_mem1*ADD_mem[2]
	S += (t51*ADD[3])-1<t9_t1_mem1*ADD_mem[3]
	S += t9_t1_mem1<=t9_t1

	t161 = S.Task('t161', length=1, delay_cost=1)
	t161 += alt(ADD)

	t161_mem0 = S.Task('t161_mem0', length=1, delay_cost=1)
	t161_mem0 += alt(MUL_mem)
	S += (t16_t4*MUL[0])-1<t161_mem0*MUL_mem[0]
	S += t161_mem0<=t161

	t161_mem1 = S.Task('t161_mem1', length=1, delay_cost=1)
	t161_mem1 += alt(ADD_mem)
	S += (t16_t5*ADD[0])-1<t161_mem1*ADD_mem[0]
	S += (t16_t5*ADD[1])-1<t161_mem1*ADD_mem[1]
	S += (t16_t5*ADD[2])-1<t161_mem1*ADD_mem[2]
	S += (t16_t5*ADD[3])-1<t161_mem1*ADD_mem[3]
	S += t161_mem1<=t161

	t171 = S.Task('t171', length=1, delay_cost=1)
	t171 += alt(ADD)

	t171_mem0 = S.Task('t171_mem0', length=1, delay_cost=1)
	t171_mem0 += alt(MUL_mem)
	S += (t17_t4*MUL[0])-1<t171_mem0*MUL_mem[0]
	S += t171_mem0<=t171

	t171_mem1 = S.Task('t171_mem1', length=1, delay_cost=1)
	t171_mem1 += alt(ADD_mem)
	S += (t17_t5*ADD[0])-1<t171_mem1*ADD_mem[0]
	S += (t17_t5*ADD[1])-1<t171_mem1*ADD_mem[1]
	S += (t17_t5*ADD[2])-1<t171_mem1*ADD_mem[2]
	S += (t17_t5*ADD[3])-1<t171_mem1*ADD_mem[3]
	S += t171_mem1<=t171

	t6_t0_in = S.Task('t6_t0_in', length=1, delay_cost=1)
	t6_t0_in += alt(MUL_in)
	t6_t0 = S.Task('t6_t0', length=7, delay_cost=1)
	t6_t0 += alt(MUL)
	S += t6_t0>=t6_t0_in

	t6_t0_mem0 = S.Task('t6_t0_mem0', length=1, delay_cost=1)
	t6_t0_mem0 += alt(ADD_mem)
	S += (t30*ADD[0])-1<t6_t0_mem0*ADD_mem[0]
	S += (t30*ADD[1])-1<t6_t0_mem0*ADD_mem[1]
	S += (t30*ADD[2])-1<t6_t0_mem0*ADD_mem[2]
	S += (t30*ADD[3])-1<t6_t0_mem0*ADD_mem[3]
	S += t6_t0_mem0<=t6_t0

	t6_t0_mem1 = S.Task('t6_t0_mem1', length=1, delay_cost=1)
	t6_t0_mem1 += alt(ADD_mem)
	S += (t50*ADD[0])-1<t6_t0_mem1*ADD_mem[0]
	S += (t50*ADD[1])-1<t6_t0_mem1*ADD_mem[1]
	S += (t50*ADD[2])-1<t6_t0_mem1*ADD_mem[2]
	S += (t50*ADD[3])-1<t6_t0_mem1*ADD_mem[3]
	S += t6_t0_mem1<=t6_t0

	t6_t3 = S.Task('t6_t3', length=1, delay_cost=1)
	t6_t3 += alt(ADD)

	t6_t3_mem0 = S.Task('t6_t3_mem0', length=1, delay_cost=1)
	t6_t3_mem0 += alt(ADD_mem)
	S += (t50*ADD[0])-1<t6_t3_mem0*ADD_mem[0]
	S += (t50*ADD[1])-1<t6_t3_mem0*ADD_mem[1]
	S += (t50*ADD[2])-1<t6_t3_mem0*ADD_mem[2]
	S += (t50*ADD[3])-1<t6_t3_mem0*ADD_mem[3]
	S += t6_t3_mem0<=t6_t3

	t6_t3_mem1 = S.Task('t6_t3_mem1', length=1, delay_cost=1)
	t6_t3_mem1 += alt(ADD_mem)
	S += (t51*ADD[0])-1<t6_t3_mem1*ADD_mem[0]
	S += (t51*ADD[1])-1<t6_t3_mem1*ADD_mem[1]
	S += (t51*ADD[2])-1<t6_t3_mem1*ADD_mem[2]
	S += (t51*ADD[3])-1<t6_t3_mem1*ADD_mem[3]
	S += t6_t3_mem1<=t6_t3

	t7_t0_in = S.Task('t7_t0_in', length=1, delay_cost=1)
	t7_t0_in += alt(MUL_in)
	t7_t0 = S.Task('t7_t0', length=7, delay_cost=1)
	t7_t0 += alt(MUL)
	S += t7_t0>=t7_t0_in

	t7_t0_mem0 = S.Task('t7_t0_mem0', length=1, delay_cost=1)
	t7_t0_mem0 += INPUT_mem_r
	S += t7_t0_mem0<=t7_t0

	t7_t0_mem1 = S.Task('t7_t0_mem1', length=1, delay_cost=1)
	t7_t0_mem1 += alt(ADD_mem)
	S += (t40*ADD[0])-1<t7_t0_mem1*ADD_mem[0]
	S += (t40*ADD[1])-1<t7_t0_mem1*ADD_mem[1]
	S += (t40*ADD[2])-1<t7_t0_mem1*ADD_mem[2]
	S += (t40*ADD[3])-1<t7_t0_mem1*ADD_mem[3]
	S += t7_t0_mem1<=t7_t0

	t7_t3 = S.Task('t7_t3', length=1, delay_cost=1)
	t7_t3 += alt(ADD)

	t7_t3_mem0 = S.Task('t7_t3_mem0', length=1, delay_cost=1)
	t7_t3_mem0 += alt(ADD_mem)
	S += (t40*ADD[0])-1<t7_t3_mem0*ADD_mem[0]
	S += (t40*ADD[1])-1<t7_t3_mem0*ADD_mem[1]
	S += (t40*ADD[2])-1<t7_t3_mem0*ADD_mem[2]
	S += (t40*ADD[3])-1<t7_t3_mem0*ADD_mem[3]
	S += t7_t3_mem0<=t7_t3

	t7_t3_mem1 = S.Task('t7_t3_mem1', length=1, delay_cost=1)
	t7_t3_mem1 += alt(ADD_mem)
	S += (t41*ADD[0])-1<t7_t3_mem1*ADD_mem[0]
	S += (t41*ADD[1])-1<t7_t3_mem1*ADD_mem[1]
	S += (t41*ADD[2])-1<t7_t3_mem1*ADD_mem[2]
	S += (t41*ADD[3])-1<t7_t3_mem1*ADD_mem[3]
	S += t7_t3_mem1<=t7_t3

	t9_t0_in = S.Task('t9_t0_in', length=1, delay_cost=1)
	t9_t0_in += alt(MUL_in)
	t9_t0 = S.Task('t9_t0', length=7, delay_cost=1)
	t9_t0 += alt(MUL)
	S += t9_t0>=t9_t0_in

	t9_t0_mem0 = S.Task('t9_t0_mem0', length=1, delay_cost=1)
	t9_t0_mem0 += INPUT_mem_r
	S += t9_t0_mem0<=t9_t0

	t9_t0_mem1 = S.Task('t9_t0_mem1', length=1, delay_cost=1)
	t9_t0_mem1 += alt(ADD_mem)
	S += (t50*ADD[0])-1<t9_t0_mem1*ADD_mem[0]
	S += (t50*ADD[1])-1<t9_t0_mem1*ADD_mem[1]
	S += (t50*ADD[2])-1<t9_t0_mem1*ADD_mem[2]
	S += (t50*ADD[3])-1<t9_t0_mem1*ADD_mem[3]
	S += t9_t0_mem1<=t9_t0

	t9_t3 = S.Task('t9_t3', length=1, delay_cost=1)
	t9_t3 += alt(ADD)

	t9_t3_mem0 = S.Task('t9_t3_mem0', length=1, delay_cost=1)
	t9_t3_mem0 += alt(ADD_mem)
	S += (t50*ADD[0])-1<t9_t3_mem0*ADD_mem[0]
	S += (t50*ADD[1])-1<t9_t3_mem0*ADD_mem[1]
	S += (t50*ADD[2])-1<t9_t3_mem0*ADD_mem[2]
	S += (t50*ADD[3])-1<t9_t3_mem0*ADD_mem[3]
	S += t9_t3_mem0<=t9_t3

	t9_t3_mem1 = S.Task('t9_t3_mem1', length=1, delay_cost=1)
	t9_t3_mem1 += alt(ADD_mem)
	S += (t51*ADD[0])-1<t9_t3_mem1*ADD_mem[0]
	S += (t51*ADD[1])-1<t9_t3_mem1*ADD_mem[1]
	S += (t51*ADD[2])-1<t9_t3_mem1*ADD_mem[2]
	S += (t51*ADD[3])-1<t9_t3_mem1*ADD_mem[3]
	S += t9_t3_mem1<=t9_t3

	t6_t4_in = S.Task('t6_t4_in', length=1, delay_cost=1)
	t6_t4_in += alt(MUL_in)
	t6_t4 = S.Task('t6_t4', length=7, delay_cost=1)
	t6_t4 += alt(MUL)
	S += t6_t4>=t6_t4_in

	t6_t4_mem0 = S.Task('t6_t4_mem0', length=1, delay_cost=1)
	t6_t4_mem0 += alt(ADD_mem)
	S += (t6_t2*ADD[0])-1<t6_t4_mem0*ADD_mem[0]
	S += (t6_t2*ADD[1])-1<t6_t4_mem0*ADD_mem[1]
	S += (t6_t2*ADD[2])-1<t6_t4_mem0*ADD_mem[2]
	S += (t6_t2*ADD[3])-1<t6_t4_mem0*ADD_mem[3]
	S += t6_t4_mem0<=t6_t4

	t6_t4_mem1 = S.Task('t6_t4_mem1', length=1, delay_cost=1)
	t6_t4_mem1 += alt(ADD_mem)
	S += (t6_t3*ADD[0])-1<t6_t4_mem1*ADD_mem[0]
	S += (t6_t3*ADD[1])-1<t6_t4_mem1*ADD_mem[1]
	S += (t6_t3*ADD[2])-1<t6_t4_mem1*ADD_mem[2]
	S += (t6_t3*ADD[3])-1<t6_t4_mem1*ADD_mem[3]
	S += t6_t4_mem1<=t6_t4

	t60 = S.Task('t60', length=1, delay_cost=1)
	t60 += alt(ADD)

	t60_mem0 = S.Task('t60_mem0', length=1, delay_cost=1)
	t60_mem0 += alt(MUL_mem)
	S += (t6_t0*MUL[0])-1<t60_mem0*MUL_mem[0]
	S += t60_mem0<=t60

	t60_mem1 = S.Task('t60_mem1', length=1, delay_cost=1)
	t60_mem1 += alt(MUL_mem)
	S += (t6_t1*MUL[0])-1<t60_mem1*MUL_mem[0]
	S += t60_mem1<=t60

	t6_t5 = S.Task('t6_t5', length=1, delay_cost=1)
	t6_t5 += alt(ADD)

	t6_t5_mem0 = S.Task('t6_t5_mem0', length=1, delay_cost=1)
	t6_t5_mem0 += alt(MUL_mem)
	S += (t6_t0*MUL[0])-1<t6_t5_mem0*MUL_mem[0]
	S += t6_t5_mem0<=t6_t5

	t6_t5_mem1 = S.Task('t6_t5_mem1', length=1, delay_cost=1)
	t6_t5_mem1 += alt(MUL_mem)
	S += (t6_t1*MUL[0])-1<t6_t5_mem1*MUL_mem[0]
	S += t6_t5_mem1<=t6_t5

	t7_t4_in = S.Task('t7_t4_in', length=1, delay_cost=1)
	t7_t4_in += alt(MUL_in)
	t7_t4 = S.Task('t7_t4', length=7, delay_cost=1)
	t7_t4 += alt(MUL)
	S += t7_t4>=t7_t4_in

	t7_t4_mem0 = S.Task('t7_t4_mem0', length=1, delay_cost=1)
	t7_t4_mem0 += ADD_mem[0]
	S += 6<t7_t4_mem0
	S += t7_t4_mem0<=t7_t4

	t7_t4_mem1 = S.Task('t7_t4_mem1', length=1, delay_cost=1)
	t7_t4_mem1 += alt(ADD_mem)
	S += (t7_t3*ADD[0])-1<t7_t4_mem1*ADD_mem[0]
	S += (t7_t3*ADD[1])-1<t7_t4_mem1*ADD_mem[1]
	S += (t7_t3*ADD[2])-1<t7_t4_mem1*ADD_mem[2]
	S += (t7_t3*ADD[3])-1<t7_t4_mem1*ADD_mem[3]
	S += t7_t4_mem1<=t7_t4

	t70 = S.Task('t70', length=1, delay_cost=1)
	t70 += alt(ADD)

	t70_mem0 = S.Task('t70_mem0', length=1, delay_cost=1)
	t70_mem0 += alt(MUL_mem)
	S += (t7_t0*MUL[0])-1<t70_mem0*MUL_mem[0]
	S += t70_mem0<=t70

	t70_mem1 = S.Task('t70_mem1', length=1, delay_cost=1)
	t70_mem1 += alt(MUL_mem)
	S += (t7_t1*MUL[0])-1<t70_mem1*MUL_mem[0]
	S += t70_mem1<=t70

	t7_t5 = S.Task('t7_t5', length=1, delay_cost=1)
	t7_t5 += alt(ADD)

	t7_t5_mem0 = S.Task('t7_t5_mem0', length=1, delay_cost=1)
	t7_t5_mem0 += alt(MUL_mem)
	S += (t7_t0*MUL[0])-1<t7_t5_mem0*MUL_mem[0]
	S += t7_t5_mem0<=t7_t5

	t7_t5_mem1 = S.Task('t7_t5_mem1', length=1, delay_cost=1)
	t7_t5_mem1 += alt(MUL_mem)
	S += (t7_t1*MUL[0])-1<t7_t5_mem1*MUL_mem[0]
	S += t7_t5_mem1<=t7_t5

	t9_t4_in = S.Task('t9_t4_in', length=1, delay_cost=1)
	t9_t4_in += alt(MUL_in)
	t9_t4 = S.Task('t9_t4', length=7, delay_cost=1)
	t9_t4 += alt(MUL)
	S += t9_t4>=t9_t4_in

	t9_t4_mem0 = S.Task('t9_t4_mem0', length=1, delay_cost=1)
	t9_t4_mem0 += ADD_mem[0]
	S += 5<t9_t4_mem0
	S += t9_t4_mem0<=t9_t4

	t9_t4_mem1 = S.Task('t9_t4_mem1', length=1, delay_cost=1)
	t9_t4_mem1 += alt(ADD_mem)
	S += (t9_t3*ADD[0])-1<t9_t4_mem1*ADD_mem[0]
	S += (t9_t3*ADD[1])-1<t9_t4_mem1*ADD_mem[1]
	S += (t9_t3*ADD[2])-1<t9_t4_mem1*ADD_mem[2]
	S += (t9_t3*ADD[3])-1<t9_t4_mem1*ADD_mem[3]
	S += t9_t4_mem1<=t9_t4

	t90 = S.Task('t90', length=1, delay_cost=1)
	t90 += alt(ADD)

	t90_mem0 = S.Task('t90_mem0', length=1, delay_cost=1)
	t90_mem0 += alt(MUL_mem)
	S += (t9_t0*MUL[0])-1<t90_mem0*MUL_mem[0]
	S += t90_mem0<=t90

	t90_mem1 = S.Task('t90_mem1', length=1, delay_cost=1)
	t90_mem1 += alt(MUL_mem)
	S += (t9_t1*MUL[0])-1<t90_mem1*MUL_mem[0]
	S += t90_mem1<=t90

	t9_t5 = S.Task('t9_t5', length=1, delay_cost=1)
	t9_t5 += alt(ADD)

	t9_t5_mem0 = S.Task('t9_t5_mem0', length=1, delay_cost=1)
	t9_t5_mem0 += alt(MUL_mem)
	S += (t9_t0*MUL[0])-1<t9_t5_mem0*MUL_mem[0]
	S += t9_t5_mem0<=t9_t5

	t9_t5_mem1 = S.Task('t9_t5_mem1', length=1, delay_cost=1)
	t9_t5_mem1 += alt(MUL_mem)
	S += (t9_t1*MUL[0])-1<t9_t5_mem1*MUL_mem[0]
	S += t9_t5_mem1<=t9_t5

	t61 = S.Task('t61', length=1, delay_cost=1)
	t61 += alt(ADD)

	t61_mem0 = S.Task('t61_mem0', length=1, delay_cost=1)
	t61_mem0 += alt(MUL_mem)
	S += (t6_t4*MUL[0])-1<t61_mem0*MUL_mem[0]
	S += t61_mem0<=t61

	t61_mem1 = S.Task('t61_mem1', length=1, delay_cost=1)
	t61_mem1 += alt(ADD_mem)
	S += (t6_t5*ADD[0])-1<t61_mem1*ADD_mem[0]
	S += (t6_t5*ADD[1])-1<t61_mem1*ADD_mem[1]
	S += (t6_t5*ADD[2])-1<t61_mem1*ADD_mem[2]
	S += (t6_t5*ADD[3])-1<t61_mem1*ADD_mem[3]
	S += t61_mem1<=t61

	t71 = S.Task('t71', length=1, delay_cost=1)
	t71 += alt(ADD)

	t71_mem0 = S.Task('t71_mem0', length=1, delay_cost=1)
	t71_mem0 += alt(MUL_mem)
	S += (t7_t4*MUL[0])-1<t71_mem0*MUL_mem[0]
	S += t71_mem0<=t71

	t71_mem1 = S.Task('t71_mem1', length=1, delay_cost=1)
	t71_mem1 += alt(ADD_mem)
	S += (t7_t5*ADD[0])-1<t71_mem1*ADD_mem[0]
	S += (t7_t5*ADD[1])-1<t71_mem1*ADD_mem[1]
	S += (t7_t5*ADD[2])-1<t71_mem1*ADD_mem[2]
	S += (t7_t5*ADD[3])-1<t71_mem1*ADD_mem[3]
	S += t71_mem1<=t71

	t80 = S.Task('t80', length=1, delay_cost=1)
	t80 += alt(ADD)

	t80_mem0 = S.Task('t80_mem0', length=1, delay_cost=1)
	t80_mem0 += alt(ADD_mem)
	S += (t60*ADD[0])-1<t80_mem0*ADD_mem[0]
	S += (t60*ADD[1])-1<t80_mem0*ADD_mem[1]
	S += (t60*ADD[2])-1<t80_mem0*ADD_mem[2]
	S += (t60*ADD[3])-1<t80_mem0*ADD_mem[3]
	S += t80_mem0<=t80

	t80_mem1 = S.Task('t80_mem1', length=1, delay_cost=1)
	t80_mem1 += alt(ADD_mem)
	S += (t70*ADD[0])-1<t80_mem1*ADD_mem[0]
	S += (t70*ADD[1])-1<t80_mem1*ADD_mem[1]
	S += (t70*ADD[2])-1<t80_mem1*ADD_mem[2]
	S += (t70*ADD[3])-1<t80_mem1*ADD_mem[3]
	S += t80_mem1<=t80

	t91 = S.Task('t91', length=1, delay_cost=1)
	t91 += alt(ADD)

	t91_mem0 = S.Task('t91_mem0', length=1, delay_cost=1)
	t91_mem0 += alt(MUL_mem)
	S += (t9_t4*MUL[0])-1<t91_mem0*MUL_mem[0]
	S += t91_mem0<=t91

	t91_mem1 = S.Task('t91_mem1', length=1, delay_cost=1)
	t91_mem1 += alt(ADD_mem)
	S += (t9_t5*ADD[0])-1<t91_mem1*ADD_mem[0]
	S += (t9_t5*ADD[1])-1<t91_mem1*ADD_mem[1]
	S += (t9_t5*ADD[2])-1<t91_mem1*ADD_mem[2]
	S += (t9_t5*ADD[3])-1<t91_mem1*ADD_mem[3]
	S += t91_mem1<=t91

	t100 = S.Task('t100', length=1, delay_cost=1)
	t100 += alt(ADD)

	t100_mem0 = S.Task('t100_mem0', length=1, delay_cost=1)
	t100_mem0 += alt(ADD_mem)
	S += (t90*ADD[0])-1<t100_mem0*ADD_mem[0]
	S += (t90*ADD[1])-1<t100_mem0*ADD_mem[1]
	S += (t90*ADD[2])-1<t100_mem0*ADD_mem[2]
	S += (t90*ADD[3])-1<t100_mem0*ADD_mem[3]
	S += t100_mem0<=t100

	t100_mem1 = S.Task('t100_mem1', length=1, delay_cost=1)
	t100_mem1 += alt(ADD_mem)
	S += (t90*ADD[0])-1<t100_mem1*ADD_mem[0]
	S += (t90*ADD[1])-1<t100_mem1*ADD_mem[1]
	S += (t90*ADD[2])-1<t100_mem1*ADD_mem[2]
	S += (t90*ADD[3])-1<t100_mem1*ADD_mem[3]
	S += t100_mem1<=t100

	t14_t0_in = S.Task('t14_t0_in', length=1, delay_cost=1)
	t14_t0_in += alt(MUL_in)
	t14_t0 = S.Task('t14_t0', length=7, delay_cost=1)
	t14_t0 += alt(MUL)
	S += t14_t0>=t14_t0_in

	t14_t0_mem0 = S.Task('t14_t0_mem0', length=1, delay_cost=1)
	t14_t0_mem0 += INPUT_mem_r
	S += t14_t0_mem0<=t14_t0

	t14_t0_mem1 = S.Task('t14_t0_mem1', length=1, delay_cost=1)
	t14_t0_mem1 += alt(ADD_mem)
	S += (t60*ADD[0])-1<t14_t0_mem1*ADD_mem[0]
	S += (t60*ADD[1])-1<t14_t0_mem1*ADD_mem[1]
	S += (t60*ADD[2])-1<t14_t0_mem1*ADD_mem[2]
	S += (t60*ADD[3])-1<t14_t0_mem1*ADD_mem[3]
	S += t14_t0_mem1<=t14_t0

	new_zt_t0_in = S.Task('new_zt_t0_in', length=1, delay_cost=1)
	new_zt_t0_in += alt(MUL_in)
	new_zt_t0 = S.Task('new_zt_t0', length=7, delay_cost=1)
	new_zt_t0 += alt(MUL)
	S += new_zt_t0>=new_zt_t0_in

	new_zt_t0_mem0 = S.Task('new_zt_t0_mem0', length=1, delay_cost=1)
	new_zt_t0_mem0 += INPUT_mem_r
	S += new_zt_t0_mem0<=new_zt_t0

	new_zt_t0_mem1 = S.Task('new_zt_t0_mem1', length=1, delay_cost=1)
	new_zt_t0_mem1 += alt(ADD_mem)
	S += (t60*ADD[0])-1<new_zt_t0_mem1*ADD_mem[0]
	S += (t60*ADD[1])-1<new_zt_t0_mem1*ADD_mem[1]
	S += (t60*ADD[2])-1<new_zt_t0_mem1*ADD_mem[2]
	S += (t60*ADD[3])-1<new_zt_t0_mem1*ADD_mem[3]
	S += new_zt_t0_mem1<=new_zt_t0

	solvers.mip.solve(S,msg=1,kind='CPLEX',ratio_gap=1.01)

	solution = [['hoge']*len(S.solution()[1]) for i in range(len(S.solution()))]
	for i in range(len(S.solution())):
		for j in range(len(S.solution()[i])):
			solution[i][j]=str(S.solution()[i][j])
	print(solution)

	cycles = int(solution[-1][3])

	pic_file_name = "PADD_mul1_add4/PADD_mul1_add4_1.png"
	if(S.solution() != []):
		plotters.matplotlib.plot(S,img_filename=pic_file_name, vertical_text=True, fig_size=(cycles*0.25+3, 5), show_task_labels=False)

	return solution
